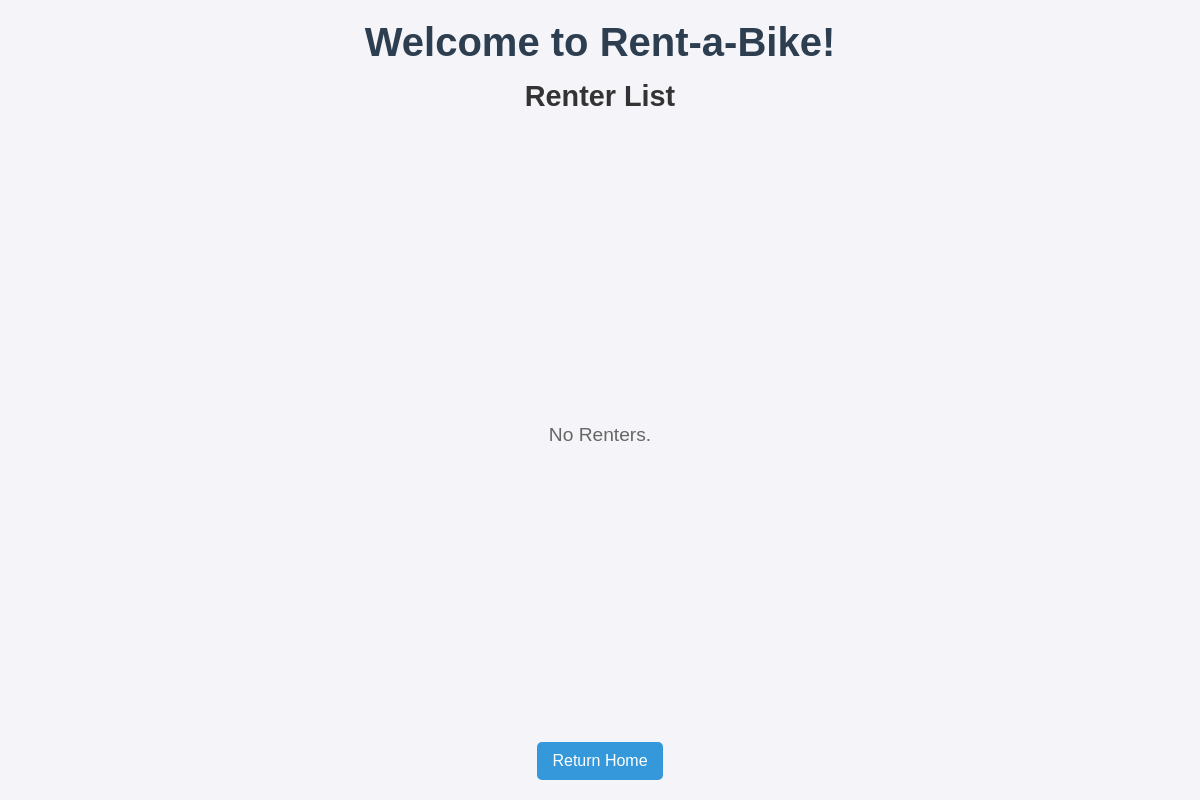
The page /renterList on the database as committed earlier.
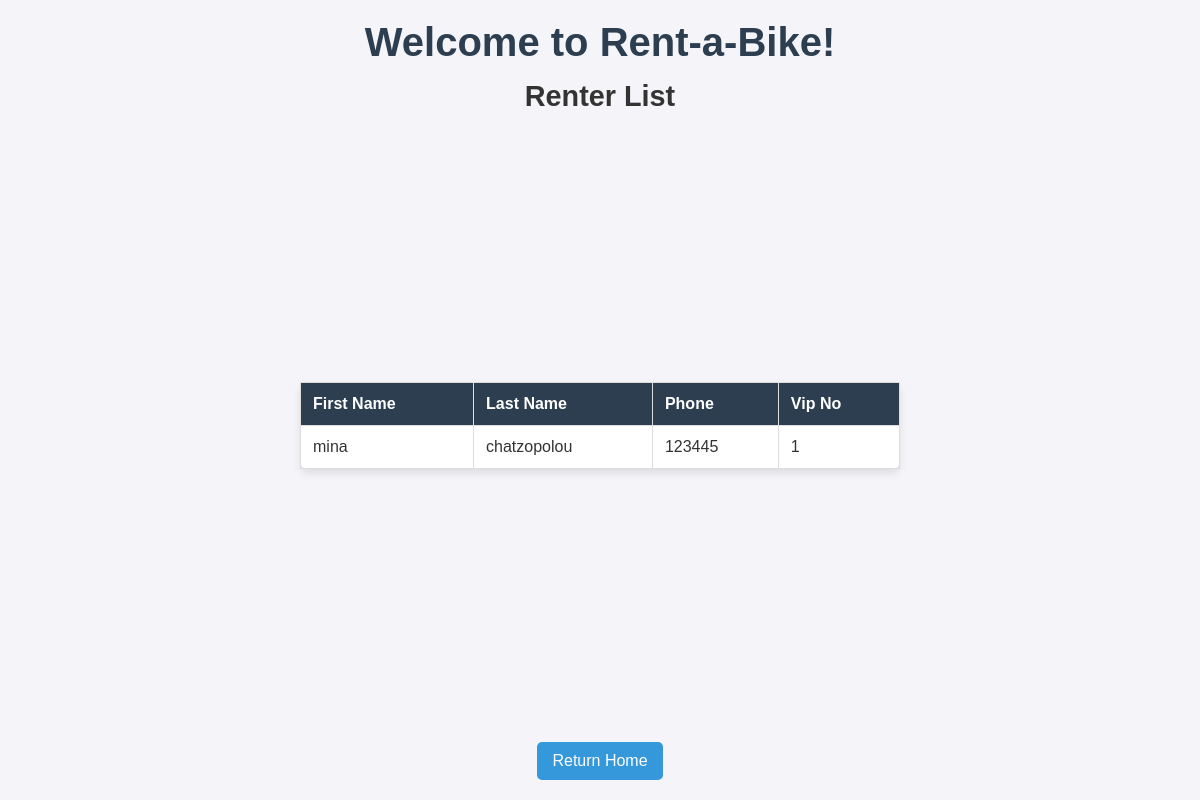
The same page on the database as committed later.
### BikeRentalApp/models.py (models this page shows, shortened)
class Renter(models.Model):
  first_name = models.CharField(max_length=30)
  last_name = models.CharField(max_length=30)
  phone = models.CharField(max_length=15)
  vip_num = models.IntegerField(default="0")

### BikeRentalApp/views.py (the view)
# urls.py: path("renterList", views.renterList.as_view(), name="renterlist"),
class renterList(ListView):
   model = Renter
   template_name = 'BikeRentalApp/renterlist.html'

### BikeRentalApp/templates/BikeRentalApp/renterlist.html (shortened to what this page needs)
<!DOCTYPE html>
<html lang="en">
<head>
  {% load static %}
  {% block head %}
    <link rel="stylesheet" href="{% static 'BikeRentalApp/style.css' %}">
  {% endblock %}
</head>
<body>
  <h1>Welcome to Rent-a-Bike!</h1>
  <h2>Renter List</h2>
  <div class="content">
    {% block content %}
      {% if renter_list %}
        <table>
          <thead>
            <tr>
              <th>First Name</th>
              <th>Last Name</th>
              <th>Phone</th>
              <th>Vip No</th>
            </tr>
          </thead>
          <tbody>
            {% for renter in renter_list %}
              <tr>
                <td>{{ renter.first_name }}</td>
                <td>{{ renter.last_name }}</td>
                <td>{{ renter.phone }}</td>
                <td>{{ renter.vip_num}}</td>
              </tr>
            {% endfor %}
          </tbody>
        </table>
      {% else %}
        <p>No Renters.</p>
      {% endif %}
    {% endblock %}
  </div>
<footer>
  <a href="{% url 'home' %}">Return Home</a>
</footer>
</body>
</html>

Rows that differ between the two databases and show on the page:
added Renter: first_name "mina", last_name "chatzopolou", phone "123445", vip_num "1"
Other text that changed with them:
text no longer shown: "No Renters."
text now shown: "First Name Last Name Phone Vip No"
